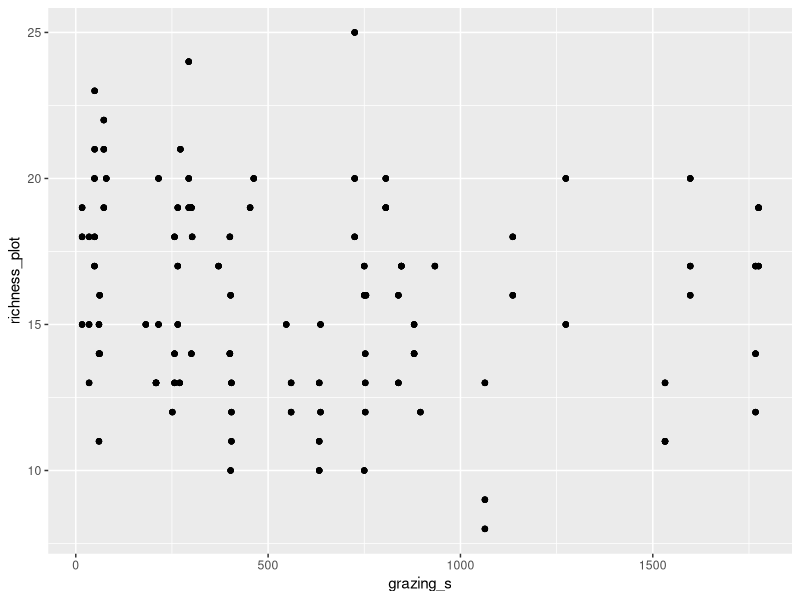
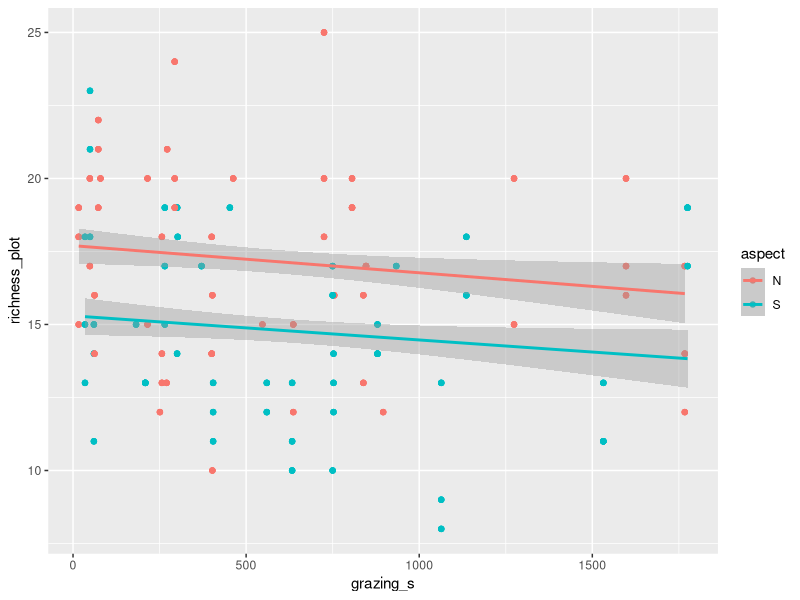
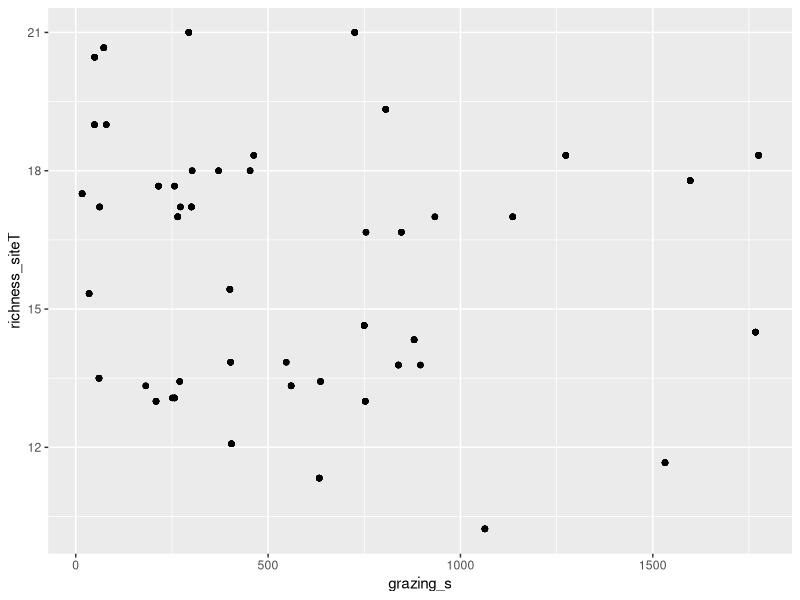
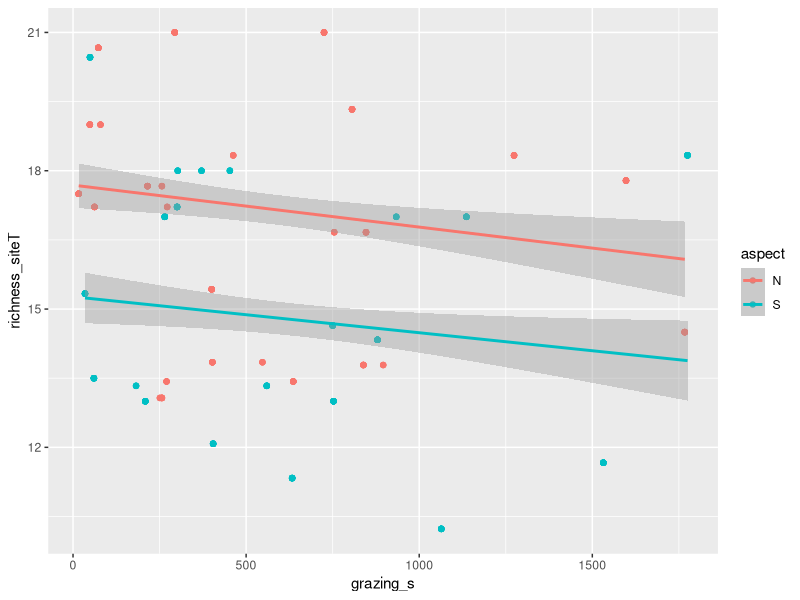
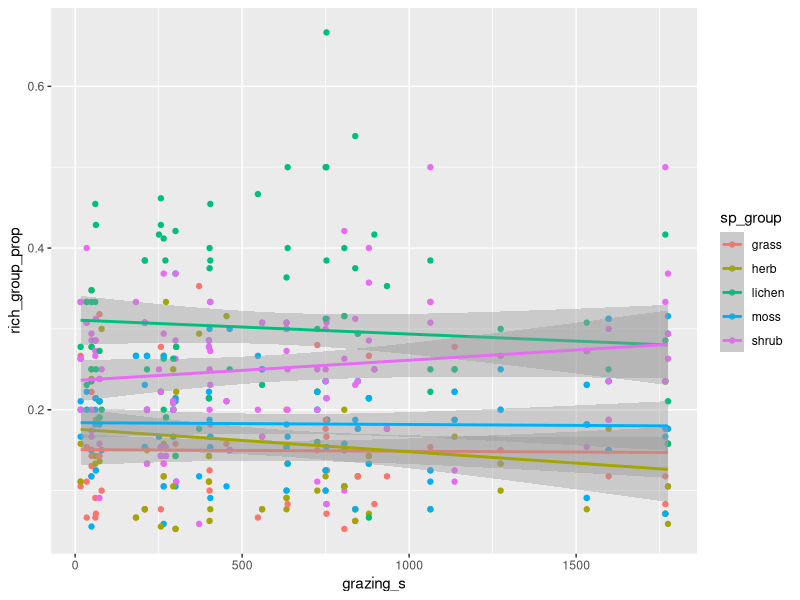
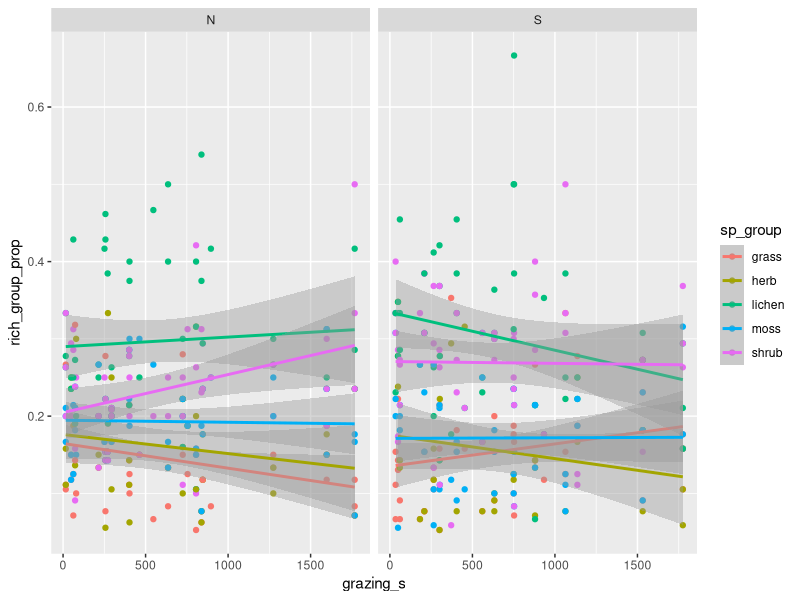
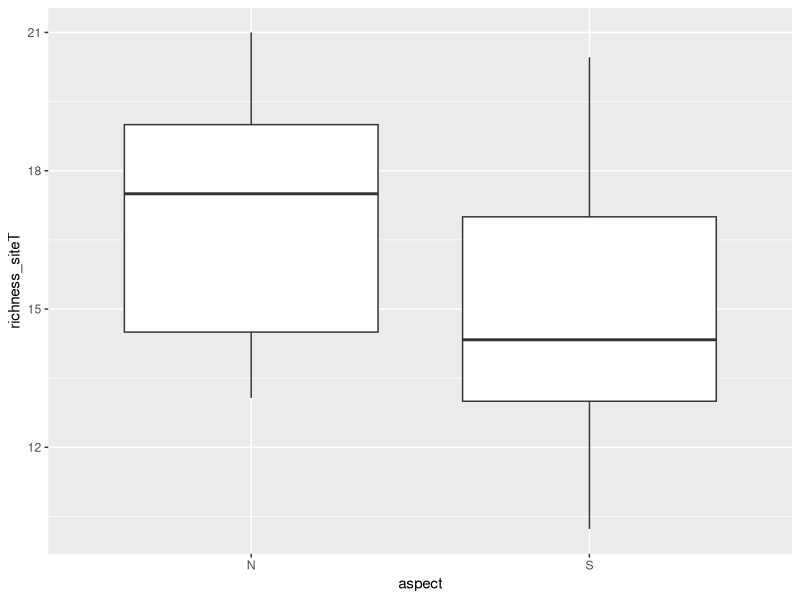
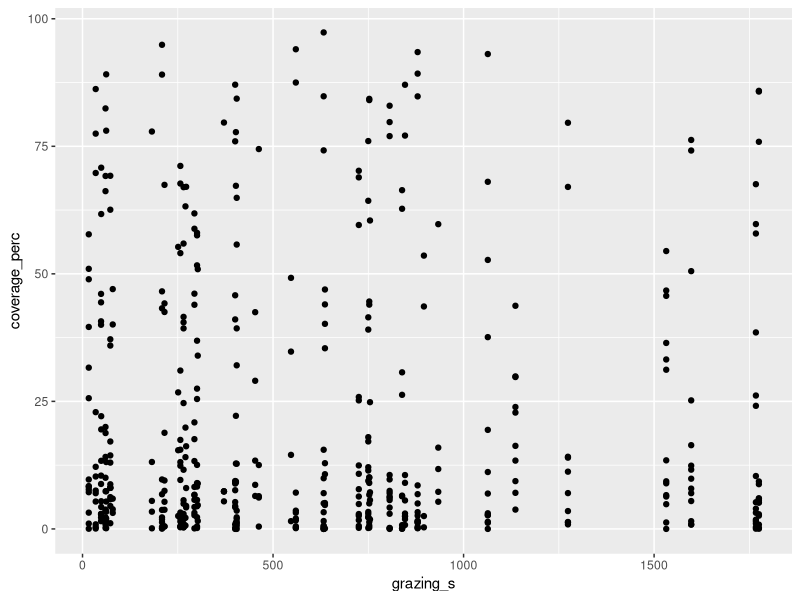

These charts were generated, in order, by the following R code:
## Data Exploration and Statistics ##
## For SU Master's Thesis in Landscape Ecology
## Emma Gemal
## Last updated 9/2/23

### Library ----
library(tidyverse)


### Data Import ----
sites <- read.csv("Data/site_conditions.csv")
plots <- read.csv("Data/plots_tidy.csv")
coverage <- read.csv("Data/coverage.csv")

### Data Exploration & Cleaning ----
view(sites)
view(plots)
view(coverage)

str(sites)   # change date to date, plot to cat, and maybe x and y coord to coordinates
str(plots)   # change date to date and check for spelling mistakes and duplicates
str(coverage)   # change date to date

## Editing import format  
sites <- sites %>% 
            mutate(date = as.Date(date, format = "%d/%m/%y"),
                   plot = as.character(plot)) %>% 
            mutate(aspect = case_when(grepl("S", site) ~ "S",
                                      grepl("N", site) ~ "N"))   # adding aspect
str(sites)            

plots <- plots %>% 
            mutate(date = as.Date(date, format = "%d/%m/%y"),
                   sp_group = as.factor(sp_group))
str(plots)

coverage <- coverage %>%  
              mutate(date = as.Date(date, format = "%d/%m/%y"),
                     sp_group = as.factor(sp_group))
str(coverage) 

## Checking species 
sort(unique(plots$sp_common))  # remove whitespace after words 
                               # "purple mountain heather" & "purple mountain-heath" 

sort(unique(plots$sp_latin))  # some don't have a latin name... not good 
                              # remove whitespace after words
                              # "Peltigera aphthosa" & "Peltigera apthosa" 
                              # "Pleurozium schereberi" & "Pleurozium schreberi"
                              # "Stereocaulon alpinus" & "Stereocaulon alpinum"
                              # "Stereocaulon sp," & "Stereocaulon sp."
                              # "Vaxinium uliginosum" & "Vaccinium uliginosum"

unique(coverage$sp_group)
unique(plots$sp_group)

## Editing species that had mistakes 
plots <- plots %>% 
            mutate(sp_common = ifelse(sp_common == "purple mountain-heath", 
                                      "purple mountain heather",
                                      sp_common)) %>% 
            mutate(sp_common = str_trim(sp_common, side = "right")) %>% 
            mutate(sp_latin = str_trim(sp_latin, side = "right")) %>% 
            mutate(sp_latin = ifelse(sp_latin == "Peltigera apthosa", "Peltigera aphthosa",
                                     sp_latin),
                   sp_latin = ifelse(sp_latin == "Pleurozium schereberi", "Pleurozium schreberi",
                                     sp_latin),
                   sp_latin = ifelse(sp_latin == "Stereocaulon alpinus", "Stereocaulon alpinum",
                                     sp_latin),
                   sp_latin = ifelse(sp_latin == "Stereocaulon sp,", "Stereocaulon sp.",
                                     sp_latin),
                   sp_latin = ifelse(sp_latin == "Vaxinium uliginosum", "Vaccinium uliginosum",
                                     sp_latin))

plots[(plots$sp_latin == ""), ]   # no latin name because they are "unknown"
plots <- plots %>%  
            mutate(sp_latin = ifelse(sp_latin == "", "unknown", sp_latin))

plots %>% group_by(plot_nr) %>% summarize(n = length(unique(sp_latin)))
plots %>% group_by(plot_nr) %>% summarize(n = length(sp_latin))  # same number of names = no duplicates


### Variable Calculations ----
## Species richness
plots <- plots %>% 
            group_by(plot_nr) %>% 
            mutate(richness_plot = length(unique(sp_latin))) %>%   # overall per plot
            ungroup() %>% 
            group_by(site_nr) %>% 
            mutate(richness_site = length(unique(sp_latin))) %>%   # overall per site (no reps)
            ungroup() %>% 
            group_by(plot_nr, sp_group) %>% 
            mutate(richness_group = length(unique(sp_latin))) %>%   # per group per plot 
            ungroup()

richness <- plots %>% 
              group_by(plot_nr, site_nr, sp_group) %>% 
              summarize(richness_plot = mean(richness_plot),
                        richness_site = mean(richness_site),
                        richness_group = mean(richness_group)) %>% 
              ungroup() %>% 
              group_by(plot_nr) %>% 
              mutate(rich_group_prop = (richness_group/sum(richness_group))) %>% 
              ungroup() %>%
              group_by(site_nr) %>% 
              mutate(richness_siteT = mean(richness_plot))   # true richness per site (with reps)

# combining 'richness' with 'sites' to add grazing data 
grazing <- sites %>% dplyr::select(site_nr, plot_nr, aspect, grazing_s)

richness <- left_join(richness, grazing)
str(richness)
richness <- as.data.frame(richness)

## Adding grazing data to 'coverage' 
coverage <- left_join(coverage, grazing)
str(coverage)


### Initial Visualizations ----
ggplot(richness, aes(x = grazing_s, y = richness_plot)) +
  geom_point()

ggplot(richness, aes(x = grazing_s, y = richness_plot)) +
  geom_point(aes(color = aspect)) +
  stat_smooth(method = "lm", aes(color = aspect))

ggplot(richness, aes(x = grazing_s, y = richness_siteT)) +
  geom_point()

ggplot(richness, aes(x = grazing_s, y = richness_siteT)) +
  geom_point(aes(color = aspect)) +
  stat_smooth(method = "lm", aes(color = aspect))

ggplot(richness, aes(x = grazing_s, y = rich_group_prop)) +
  geom_point(aes(color = sp_group)) +
  stat_smooth(method = "lm", aes(color = sp_group))

ggplot(richness, aes(x = grazing_s, y = rich_group_prop)) +
  geom_point(aes(color = sp_group)) +
  stat_smooth(method = "lm", aes(color = sp_group)) +
  facet_wrap(~aspect)

ggplot(richness, aes(x = aspect, y = richness_siteT)) +
  geom_boxplot()


ggplot(coverage, aes(x = grazing_s, y = coverage_perc)) +
  geom_point()

ggplot(coverage, aes(x = grazing_s, y = coverage_perc)) +
  geom_point(aes(color = sp_group)) +
  stat_smooth(method = "lm", aes(color = sp_group))

ggplot(coverage, aes(x = grazing_s, y = coverage_perc)) +
  geom_point(aes(color = sp_group)) +
  stat_smooth(method = "lm", aes(color = sp_group)) +
  facet_wrap(~aspect)
